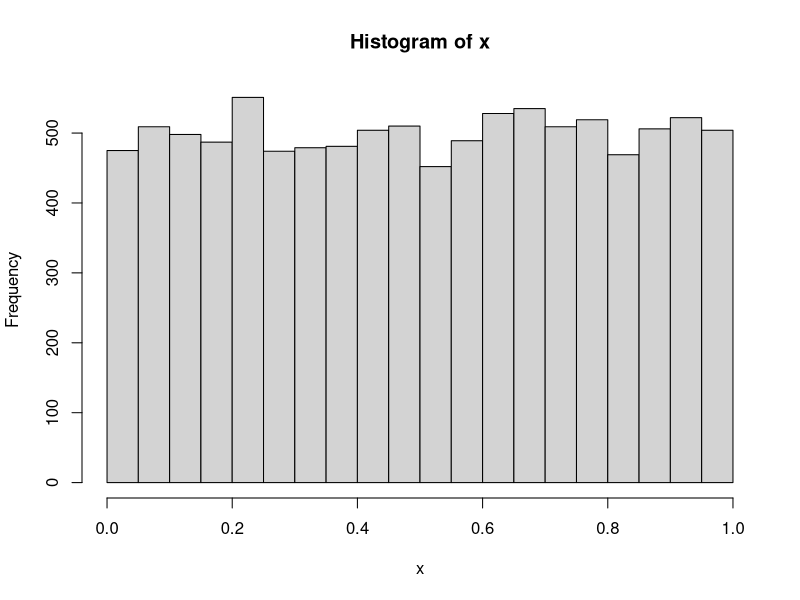
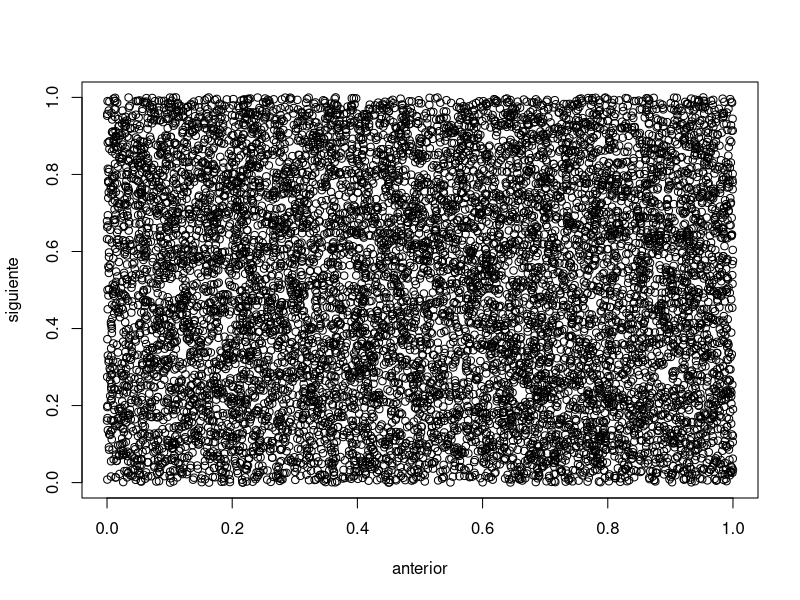

Write the R code that produced these figures, in order.
GCL <-function(nsim, semilla=160167, incremento=1, multiplicador=245661, M=2^32){
  seq <- semilla
  for(i in 1:nsim){
    new <- (seq[i]*multiplicador + incremento)%%M
    seq <- c(seq, new)#c es concatenar
  }
  return(seq/M)
}
x <- GCL(10000)
hist(x)
anterior <- x[-length(x)] # x[1:(length(x)-1)]
siguiente <- x[-1] # x[2:length(x)]
plot(anterior, siguiente) 
